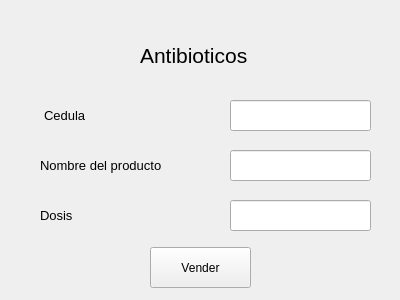
<?xml version="1.0" encoding="UTF-8"?>
<ui version="4.0">
 <class>Form</class>
 <widget class="QWidget" name="Form">
  <property name="geometry">
   <rect>
    <x>0</x>
    <y>0</y>
    <width>400</width>
    <height>300</height>
   </rect>
  </property>
  <property name="windowTitle">
   <string>Form</string>
  </property>
  <widget class="QLabel" name="label">
   <property name="geometry">
    <rect>
     <x>140</x>
     <y>30</y>
     <width>141</width>
     <height>51</height>
    </rect>
   </property>
   <property name="font">
    <font>
     <pointsize>16</pointsize>
    </font>
   </property>
   <property name="text">
    <string>Antibioticos</string>
   </property>
  </widget>
  <widget class="QLabel" name="label_2">
   <property name="geometry">
    <rect>
     <x>44</x>
     <y>100</y>
     <width>161</width>
     <height>31</height>
    </rect>
   </property>
   <property name="font">
    <font>
     <pointsize>10</pointsize>
    </font>
   </property>
   <property name="text">
    <string>Cedula</string>
   </property>
  </widget>
  <widget class="QLineEdit" name="lineEdit">
   <property name="geometry">
    <rect>
     <x>230</x>
     <y>100</y>
     <width>141</width>
     <height>31</height>
    </rect>
   </property>
   <property name="font">
    <font>
     <pointsize>10</pointsize>
    </font>
   </property>
  </widget>
  <widget class="QLabel" name="label_3">
   <property name="geometry">
    <rect>
     <x>40</x>
     <y>150</y>
     <width>161</width>
     <height>31</height>
    </rect>
   </property>
   <property name="font">
    <font>
     <pointsize>10</pointsize>
    </font>
   </property>
   <property name="text">
    <string>Nombre del producto</string>
   </property>
  </widget>
  <widget class="QLabel" name="label_4">
   <property name="geometry">
    <rect>
     <x>40</x>
     <y>200</y>
     <width>161</width>
     <height>31</height>
    </rect>
   </property>
   <property name="font">
    <font>
     <pointsize>10</pointsize>
    </font>
   </property>
   <property name="text">
    <string>Dosis</string>
   </property>
  </widget>
  <widget class="QLineEdit" name="lineEdit_2">
   <property name="geometry">
    <rect>
     <x>230</x>
     <y>150</y>
     <width>141</width>
     <height>31</height>
    </rect>
   </property>
   <property name="font">
    <font>
     <pointsize>10</pointsize>
    </font>
   </property>
  </widget>
  <widget class="QLineEdit" name="lineEdit_3">
   <property name="geometry">
    <rect>
     <x>230</x>
     <y>200</y>
     <width>141</width>
     <height>31</height>
    </rect>
   </property>
   <property name="font">
    <font>
     <pointsize>10</pointsize>
    </font>
   </property>
  </widget>
  <widget class="QPushButton" name="pushButton">
   <property name="geometry">
    <rect>
     <x>150</x>
     <y>247</y>
     <width>101</width>
     <height>41</height>
    </rect>
   </property>
   <property name="text">
    <string>Vender</string>
   </property>
  </widget>
 </widget>
 <resources/>
 <connections/>
</ui>
